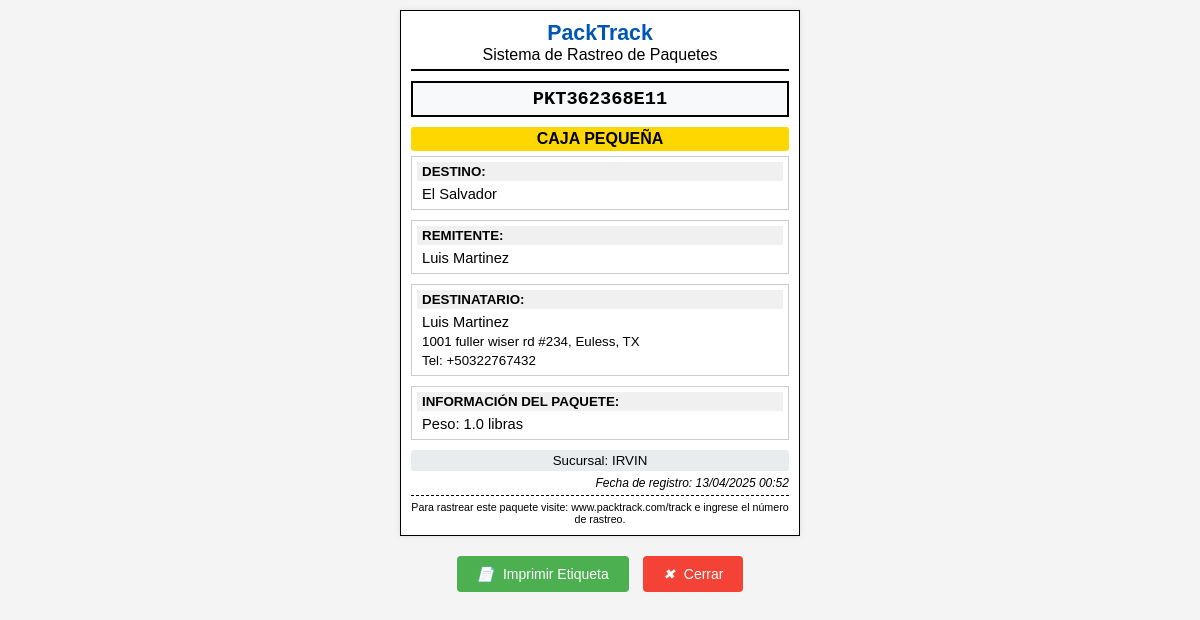
/label/PKT362368E11, run on the app's committed database.
### models.py (models this page shows, shortened)
class Package(db.Model):
    __tablename__ = 'packages'
    id = db.Column(db.Integer, primary_key=True)
    tracking_number = db.Column(db.String(20), unique=True, nullable=False, default=generate_tracking_number)
    customer_id = db.Column(db.Integer, db.ForeignKey('customers.id'), nullable=False)
    branch = db.Column(db.String(50), nullable=False, default='irvin')
    sender_name = db.Column(db.String(100), nullable=False)
    sender_email = db.Column(db.String(100), nullable=False)
    sender_phone = db.Column(db.String(20), nullable=False)
    recipient_name = db.Column(db.String(100), nullable=False)
    recipient_address = db.Column(db.Text, nullable=False)
    recipient_phone = db.Column(db.String(20), nullable=False)
    destination_country_code = db.Column(db.String(3), nullable=False)
    destination_country_name = db.Column(db.String(50), nullable=False)
    estimated_weight = db.Column(db.Float, nullable=False)
    actual_weight = db.Column(db.Float)
    estimated_cost = db.Column(db.Float, nullable=False)
    final_cost = db.Column(db.Float)
    package_type = db.Column(db.Enum(PackageTypeEnum), nullable=False)
    status = db.Column(db.Enum(StatusEnum), default=StatusEnum.REGISTERED, nullable=False)
    registration_date = db.Column(db.DateTime, default=datetime.utcnow, nullable=False)
    delivery_date = db.Column(db.DateTime)
    current_location = db.Column(db.String(100), default="Oficina Central")
    notification_sent = db.Column(db.Boolean, default=False)
    events = db.relationship('TrackingEvent', backref='package', lazy=True, cascade="all, delete-orphan")

### app.py (the view)
@app.route('/label/<tracking_number>')
def print_label(tracking_number):
    package = Package.query.filter_by(tracking_number=tracking_number).first_or_404()
    return render_template('label.html', package=package, now=datetime.utcnow())

### Templates/label.html (shortened to what this page needs)
<!DOCTYPE html>
<html lang="es">
<head>
</head>
<body>
    <div class="label-container">
        <div class="header">
            <div class="company-logo">PackTrack</div>
            <div>Sistema de Rastreo de Paquetes</div>
        </div>
        <div class="tracking-number">
            {{ package.tracking_number }}
        </div>
        <div class="package-type">
            {% if package.package_type.value == 'document' %}
                DOCUMENTO
            {% elif package.package_type.value == 'box-small' %}
                CAJA PEQUEÑA
            {% elif package.package_type.value == 'box-medium' %}
                CAJA MEDIANA
            {% elif package.package_type.value == 'box-large' %}
                CAJA GRANDE
            {% elif package.package_type.value == 'fragile' %}
                FRÁGIL - MANEJAR CON CUIDADO
            {% elif package.package_type.value == 'special' %}
                MANEJO ESPECIAL
            {% endif %}
        </div>
        <div class="section">
            <div class="section-title">DESTINO:</div>
            <div class="section-content">{{ package.destination_country_name }}</div>
        </div>
        <div class="section">
            <div class="section-title">REMITENTE:</div>
            <div class="section-content">{{ package.sender_name }}</div>
        </div>
        <div class="section">
            <div class="section-title">DESTINATARIO:</div>
            <div class="section-content">{{ package.recipient_name }}</div>
            <div class="section-content" style="font-size: 10pt;">{{ package.recipient_address }}</div>
            <div class="section-content" style="font-size: 10pt;">Tel: {{ package.recipient_phone }}</div>
        </div>
        <div class="section">
            <div class="section-title">INFORMACIÓN DEL PAQUETE:</div>
            <div class="section-content" style="display: flex; justify-content: space-between;">
                <span>Peso: {{ package.estimated_weight }} libras</span>
            </div>
        </div>
        <div class="branch-info">
            Sucursal:
            {% if package.branch == 'irvin' %}
                IRVIN
            {% elif package.branch == 'carrolton' %}
                CARROLTON
            {% elif package.branch == 'oklahoma' %}
                OKLAHOMA
            {% else %}
                {{ package.branch | upper }}
            {% endif %}
        </div>
        <div class="date-info">
            Fecha de registro: {{ package.registration_date.strftime('%d/%m/%Y %H:%M') }}
        </div>
        <div class="footer">
            Para rastrear este paquete visite: www.packtrack.com/track
            e ingrese el número de rastreo.
        </div>
    </div>
    <div class="no-print" style="text-align: center; margin: 20px auto;">
        <button onclick="window.print()" style="padding: 10px 20px; background-color: #4CAF50; color: white; border: none; border-radius: 4px; cursor: pointer; font-size: 14px; margin-right: 10px;">
            <i style="margin-right: 5px;">📄</i> Imprimir Etiqueta
        </button>
        <button onclick="window.close()" style="padding: 10px 20px; background-color: #f44336; color: white; border: none; border-radius: 4px; cursor: pointer; font-size: 14px;">
            <i style="margin-right: 5px;">✖</i> Cerrar
        </button>
    </div>
</body>
</html>

### Templates/label.html (style rules this page uses)
body { font-family: Arial, sans-serif; margin: 0; padding: 0; font-size: 12pt; background-color: #f4f4f4; }
.label-container { width: 100mm; background-color: white; margin: 10px auto; border: 1px solid #000; padding: 10px; box-shadow: 0 0 5px rgba(0,0,0,0.1); }
.header { text-align: center; margin-bottom: 10px; border-bottom: 2px solid #000; padding-bottom: 5px; }
.company-logo { font-size: 16pt; font-weight: bold; color: #0056b3; }
.tracking-number { font-family: monospace; font-size: 14pt; font-weight: bold; text-align: center; border: 2px solid #000; padding: 5px; margin: 10px 0; background-color: #f8f9fa; }
.section { margin-bottom: 10px; padding: 5px; border: 1px solid #ccc; }
.section-title { font-weight: bold; font-size: 10pt; margin-bottom: 3px; background-color: #f0f0f0; padding: 2px 5px; }
.section-content { padding: 2px 5px; font-size: 11pt; }
.branch-info { text-align: center; font-size: 10pt; background-color: #e9ecef; padding: 3px; margin-top: 10px; border-radius: 3px; }
.date-info { font-size: 9pt; text-align: right; font-style: italic; margin-top: 5px; }
.footer { text-align: center; font-size: 8pt; margin-top: 5px; padding-top: 5px; border-top: 1px dashed #000; }
.package-type { font-size: 12pt; text-align: center; font-weight: bold; margin: 5px 0; padding: 3px; background-color: #FFD700; border-radius: 3px; }

### data on the page
Package: tracking_number "PKT362368E11", destination_country_name "El Salvador", sender_name "Luis Martinez", recipient_name "Luis Martinez", recipient_address "1001 fuller wiser rd #234, Euless, TX", recipient_phone "+50322767432", estimated_weight "1.0", registration_date "13/04/2025 00:52"
